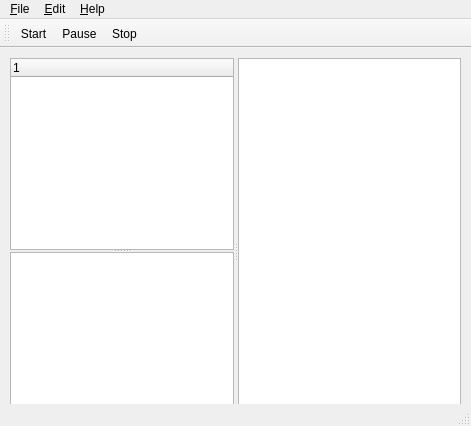
<ui version="4.0" >
 <author></author>
 <comment></comment>
 <exportmacro></exportmacro>
 <class>qmwMainWindow</class>
 <widget class="QMainWindow" name="qmwMainWindow" >
  <property name="geometry" >
   <rect>
    <x>0</x>
    <y>0</y>
    <width>471</width>
    <height>426</height>
   </rect>
  </property>
  <property name="windowTitle" >
   <string>FTP Synchronizer</string>
  </property>
  <widget class="QWidget" name="centralwidget" >
   <widget class="QSplitter" name="splitter_2" >
    <property name="geometry" >
     <rect>
      <x>10</x>
      <y>10</y>
      <width>451</width>
      <height>385</height>
     </rect>
    </property>
    <property name="orientation" >
     <enum>Qt::Horizontal</enum>
    </property>
    <property name="childrenCollapsible" >
     <bool>false</bool>
    </property>
    <widget class="QSplitter" name="qsLeftSplitter" >
     <property name="orientation" >
      <enum>Qt::Vertical</enum>
     </property>
     <property name="handleWidth" >
      <number>2</number>
     </property>
     <property name="childrenCollapsible" >
      <bool>false</bool>
     </property>
     <widget class="QTreeWidget" name="qtwConnections" >
      <property name="contextMenuPolicy" >
       <enum>Qt::CustomContextMenu</enum>
      </property>
     </widget>
     <widget class="QTextEdit" name="textEdit" >
      <property name="readOnly" >
       <bool>true</bool>
      </property>
     </widget>
    </widget>
    <widget class="QWidget" name="verticalLayout" >
     <layout class="QVBoxLayout" >
      <property name="margin" >
       <number>0</number>
      </property>
      <property name="spacing" >
       <number>6</number>
      </property>
      <item>
       <widget class="QTextEdit" name="textEdit_2" >
        <property name="readOnly" >
         <bool>true</bool>
        </property>
       </widget>
      </item>
      <item>
       <widget class="QProgressBar" name="progressBar" >
        <property name="textVisible" >
         <bool>false</bool>
        </property>
        <property name="orientation" >
         <enum>Qt::Horizontal</enum>
        </property>
       </widget>
      </item>
     </layout>
    </widget>
   </widget>
  </widget>
  <widget class="QMenuBar" name="menubar" >
   <property name="geometry" >
    <rect>
     <x>0</x>
     <y>0</y>
     <width>471</width>
     <height>21</height>
    </rect>
   </property>
   <widget class="QMenu" name="menuFile" >
    <property name="title" >
     <string>&amp;File</string>
    </property>
   </widget>
   <widget class="QMenu" name="menuHelp" >
    <property name="title" >
     <string>&amp;Help</string>
    </property>
    <addaction name="actionAbout" />
   </widget>
   <widget class="QMenu" name="menuEdit" >
    <property name="title" >
     <string>&amp;Edit</string>
    </property>
    <widget class="QMenu" name="menuAdd" >
     <property name="title" >
      <string>&amp;Add</string>
     </property>
     <addaction name="qaAddConnection" />
     <addaction name="qaAddFolder" />
    </widget>
    <addaction name="menuAdd" />
    <addaction name="qaEdit" />
    <addaction name="qaRemove" />
   </widget>
   <addaction name="menuFile" />
   <addaction name="menuEdit" />
   <addaction name="menuHelp" />
  </widget>
  <widget class="QStatusBar" name="statusbar" />
  <widget class="QToolBar" name="toolBar" >
   <property name="orientation" >
    <enum>Qt::Horizontal</enum>
   </property>
   <attribute name="toolBarArea" >
    <number>4</number>
   </attribute>
   <addaction name="qaStart" />
   <addaction name="qaPause" />
   <addaction name="qaStop" />
  </widget>
  <action name="qaStart" >
   <property name="text" >
    <string>Start</string>
   </property>
  </action>
  <action name="qaPause" >
   <property name="text" >
    <string>Pause</string>
   </property>
  </action>
  <action name="qaStop" >
   <property name="text" >
    <string>Stop</string>
   </property>
  </action>
  <action name="qaAddConnection" >
   <property name="text" >
    <string>&amp;Connection</string>
   </property>
  </action>
  <action name="qaAddFolder" >
   <property name="text" >
    <string>F&amp;older</string>
   </property>
  </action>
  <action name="actionAbout" >
   <property name="text" >
    <string>&amp;About</string>
   </property>
  </action>
  <action name="qaRemove" >
   <property name="enabled" >
    <bool>false</bool>
   </property>
   <property name="text" >
    <string>&amp;Remove</string>
   </property>
  </action>
  <action name="qaEdit" >
   <property name="enabled" >
    <bool>false</bool>
   </property>
   <property name="text" >
    <string>&amp;Edit</string>
   </property>
  </action>
 </widget>
 <pixmapfunction></pixmapfunction>
 <resources/>
 <connections/>
</ui>
